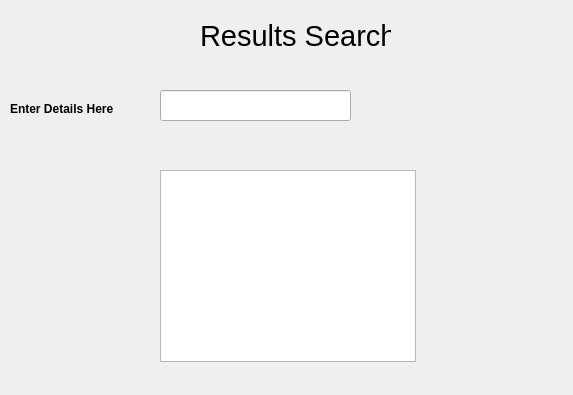
<?xml version="1.0" encoding="UTF-8"?>
<ui version="4.0">
 <class>ResultsSearch</class>
 <widget class="QFrame" name="ResultsSearch">
  <property name="geometry">
   <rect>
    <x>0</x>
    <y>0</y>
    <width>573</width>
    <height>395</height>
   </rect>
  </property>
  <property name="windowTitle">
   <string>Frame</string>
  </property>
  <widget class="QLabel" name="label">
   <property name="geometry">
    <rect>
     <x>200</x>
     <y>20</y>
     <width>191</width>
     <height>31</height>
    </rect>
   </property>
   <property name="font">
    <font>
     <pointsize>22</pointsize>
     <italic>false</italic>
    </font>
   </property>
   <property name="text">
    <string>Results Search</string>
   </property>
   <property name="textFormat">
    <enum>Qt::PlainText</enum>
   </property>
  </widget>
  <widget class="QLabel" name="label_2">
   <property name="geometry">
    <rect>
     <x>10</x>
     <y>100</y>
     <width>131</width>
     <height>17</height>
    </rect>
   </property>
   <property name="font">
    <font>
     <weight>75</weight>
     <bold>true</bold>
    </font>
   </property>
   <property name="text">
    <string>Enter Details Here</string>
   </property>
  </widget>
  <widget class="QLineEdit" name="ShooterDetailsIn">
   <property name="geometry">
    <rect>
     <x>160</x>
     <y>90</y>
     <width>191</width>
     <height>31</height>
    </rect>
   </property>
  </widget>
  <widget class="QListWidget" name="ShooterDetailsOut">
   <property name="geometry">
    <rect>
     <x>160</x>
     <y>170</y>
     <width>256</width>
     <height>192</height>
    </rect>
   </property>
  </widget>
 </widget>
 <resources/>
 <connections/>
</ui>
